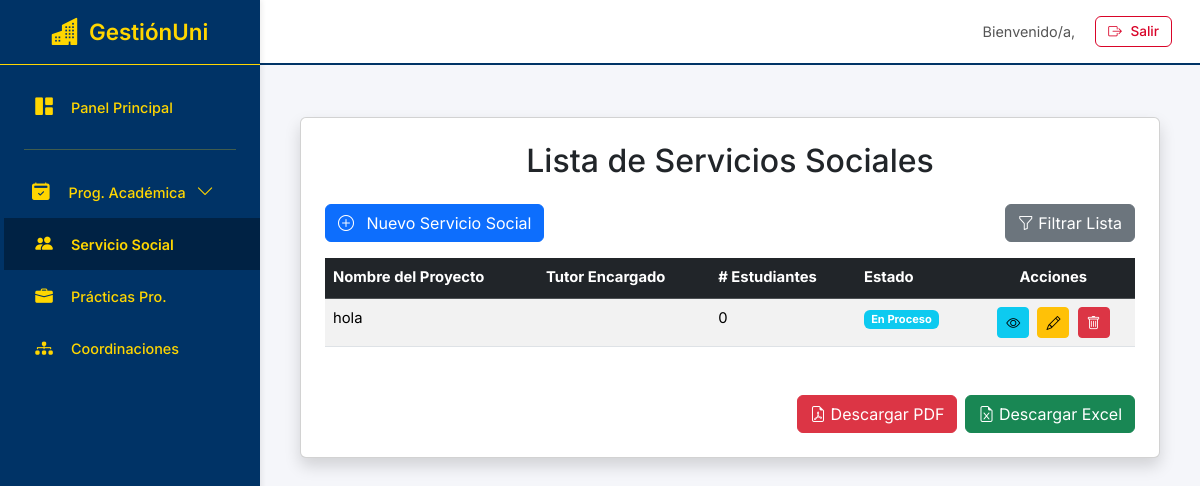
Before: /servicio_social/ with the older database file.
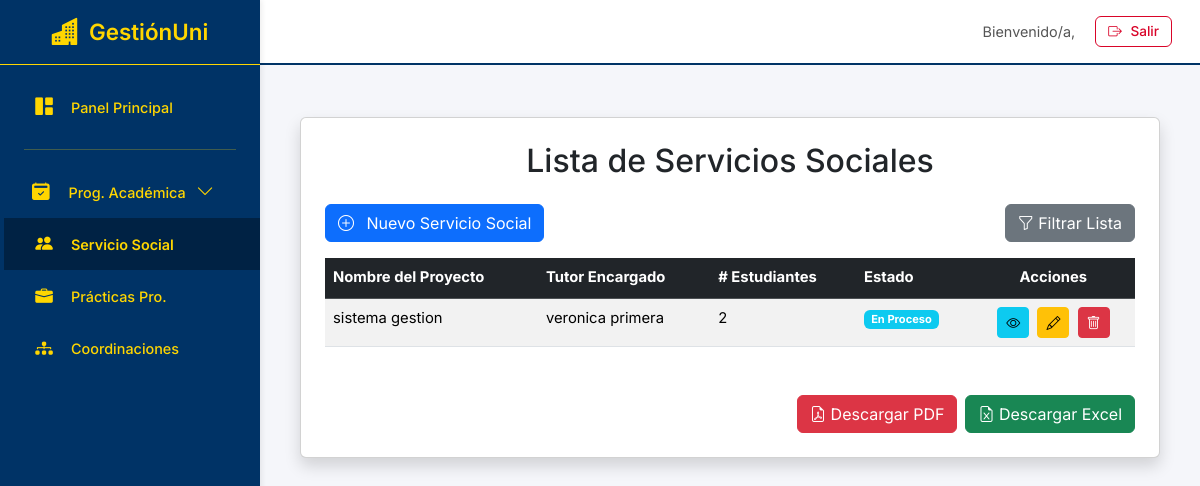
After: the same page with the newer database file.
### servicio_social/models.py (models this page shows, shortened)
class ServicioSocial(models.Model):
    ESTADO_CHOICES = [
        ('pendiente', 'Pendiente'),
        ('en_proceso', 'En Proceso'),
        ('finalizado', 'Finalizado'),
    ]
    TIPO_TUTOR_CHOICES = [
        ('administrativo', 'Administrativo'),
        ('docente', 'Docente'),
    ]
    AREA_ACCION_CHOICES = [
        ('ambiental', 'Ambiental'),
        ('socioproductivo', 'Socioproductivo'),
        ('tecnologico', 'Tecnológico'),
        ('social', 'Social'),
        ('educativo', 'Educativo'),
        ('socio_comunitario', 'Socio-Comunitario'),
        ('otros', 'Otros'), # Para el caso "ENTRE OTROS"
    ]
    tutor_nombres = models.CharField(max_length=100, verbose_name="Nombres del Tutor")
    tutor_apellidos = models.CharField(max_length=100, verbose_name="Apellidos del Tutor")
    tutor_cedula = models.CharField(max_length=15, verbose_name="Cédula de Identidad del Tutor")
    tutor_tipo = models.CharField(max_length=20, choices=TIPO_TUTOR_CHOICES, verbose_name="Tipo de Tutor")
    tutor_unidad_administrativa = models.CharField(
        max_length=100,
        blank=True,
        null=True,
        verbose_name="Unidad Administrativa (si es Administrativo)"
    )
    tutor_categoria_docente = models.CharField(
        max_length=100,
        blank=True,
        null=True,
        verbose_name="Categoría Docente (si es Docente)"
    )
    nombre_proyecto = models.CharField(max_length=255, verbose_name="Nombre del Proyecto")
    nombre_comunidad_institucion = models.CharField(
        max_length=255, verbose_name="Nombre de la Comunidad y/o Institución"
    )
    direccion_comunidad = models.TextField(verbose_name="Dirección de la Comunidad")
    tutor_comunitario_nombre = models.CharField(
        max_length=100, verbose_name="Nombre del Tutor Comunitario"
    )
    tutor_comunitario_cedula = models.CharField(
        max_length=15, verbose_name="Cédula de Identidad del Tutor Comunitario"
    )
    tutor_comunitario_telefono = models.CharField(
        max_length=20, blank=True, null=True, verbose_name="Teléfono del Tutor Comunitario"
    )
    cantidad_beneficiados = models.PositiveIntegerField(
        verbose_name="Cantidad de Beneficiados",
        help_text="Solo números."
    )
    vinculacion_planes_programas = models.TextField(
        verbose_name="Vinculación del Proyecto con Planes, Programas y/o Proyectos del Ejecutivo Nacional"
    )
    area_accion_proyecto = models.CharField(
        max_length=50,
        choices=AREA_ACCION_CHOICES,
        verbose_name="Área de Acción del Proyecto",
        help_text="Selecciona el área principal de acción del proyecto."
    )
    act_foros = models.BooleanField(default=False, verbose_name="Foros Realizados")
    act_charlas = models.BooleanField(default=False, verbose_name="Charlas Realizadas")
    act_jornadas = models.BooleanField(default=False, verbose_name="Jornadas Realizadas")
    act_talleres = models.BooleanField(default=False, verbose_name="Talleres Realizados")
    act_campanas = models.BooleanField(default=False, verbose_name="Campañas Realizadas")
    act_reunion_misiones = models.BooleanField(default=False, verbose_name="Reuniones con Misiones Realizadas")
    act_ferias = models.BooleanField(default=False, verbose_name="Ferias Realizadas")
    act_alianzas_estrategicas = models.BooleanField(default=False, verbose_name="Alianzas Estratégicas Realizadas")
    departamento = models.CharField(max_length=100, verbose_name="Departamento")
    fecha_inicio = models.DateField(verbose_name="Fecha de Inicio")
    fecha_fin = models.DateField(verbose_name="Fecha de Fin")
    horas_cumplidas = models.PositiveIntegerField(verbose_name="Horas Cumplidas")
    estado = models.CharField(max_length=50, choices=ESTADO_CHOICES, verbose_name="Estado del Proyecto")
    observaciones = models.TextField(blank=True, null=True, verbose_name="Observaciones Generales del Proyecto")
    class Meta:
        verbose_name = "Servicio Social"
        verbose_name_plural = "Servicios Sociales"

### servicio_social/views.py (the view, shortened to what this page needs)
# urls.py: path('', views.servicio_list, name='servicio_list'),
def servicio_list(request):
    servicios = ServicioSocial.objects.all().order_by('-fecha_inicio')
    filter_nombre_proyecto = request.GET.get('nombre_proyecto')
    filter_tutor_encargado = request.GET.get('tutor_encargado')
    filter_estado = request.GET.get('estado')
    filter_area_accion = request.GET.get('area_accion')
    filter_periodo_id = request.GET.get('periodo') # Nuevo filtro por ID de Periodo
    if filter_nombre_proyecto:
        servicios = servicios.filter(nombre_proyecto__icontains=filter_nombre_proyecto)
    if filter_tutor_encargado:
        servicios = servicios.filter(
            Q(tutor_nombres__icontains=filter_tutor_encargado) |
            Q(tutor_apellidos__icontains=filter_tutor_encargado)
        )
    if filter_estado:
        servicios = servicios.filter(estado=filter_estado)
    if filter_area_accion:
        servicios = servicios.filter(area_accion_proyecto=filter_area_accion)
    estado_choices = ServicioSocial.ESTADO_CHOICES
    area_accion_choices = ServicioSocial.AREA_ACCION_CHOICES
    periodos = Periodo.objects.all().order_by('fecha_inicio') # Obtener todos los períodos
    return render(request, 'servicio_list.html', {
        'servicios': servicios,
        'filter_nombre_proyecto': filter_nombre_proyecto,
        'filter_tutor_encargado': filter_tutor_encargado,
        'filter_estado': filter_estado,
        'filter_area_accion': filter_area_accion,
        'filter_periodo_id': filter_periodo_id, # Pasar el ID del período seleccionado
        'estado_choices': estado_choices,
        'area_accion_choices': area_accion_choices,
        'periodos': periodos, # Pasar los objetos Periodo
    })

### servicio_social/templates/servicio_list.html (shortened to what this page needs)
{% extends "interfaz.html" %}
{% load static %}
{% block content %}
<div class="container mt-4">
    <div class="card shadow p-4 mb-4">
        <h2 class="card-title text-center mb-4">Lista de Servicios Sociales</h2>
        <div class="d-flex justify-content-between align-items-center mb-3">
            <a href="{% url 'servicio_social:servicio_create' %}" class="btn btn-primary"><i class="bi bi-plus-circle me-2"></i> Nuevo Servicio Social</a>
            <button class="btn btn-secondary" type="button" data-bs-toggle="collapse" data-bs-target="#filterCollapse" aria-expanded="false" aria-controls="filterCollapse">
                <i class="bi bi-funnel"></i> Filtrar Lista
            </button>
        </div>
        <div class="table-responsive mb-3">
            <table class="table table-hover table-striped">
                <thead class="table-dark">
                    <tr>
                        <th>Nombre del Proyecto</th>
                        <th>Tutor Encargado</th>
                        <th># Estudiantes</th>
                        <th>Estado</th>
                        <th class="text-center">Acciones</th>
                    </tr>
                </thead>
                <tbody>
                    {% for servicio in servicios %}
                    <tr>
                        <td>{{ servicio.nombre_proyecto }}</td>
                        <td>{{ servicio.tutor_nombres }} {{ servicio.tutor_apellidos }}</td>
                        <td>{{ servicio.estudiantes_participantes.count }}</td>
                        <td><span class="badge bg-{% if servicio.estado == 'finalizado' %}success{% elif servicio.estado == 'en_proceso' %}info{% else %}warning{% endif %}">{{ servicio.get_estado_display }}</span></td>
                        <td class="text-center">
                            <a href="{% url 'servicio_social:servicio_detail' servicio.pk %}" class="btn btn-info btn-sm" title="Ver Detalles"><i class="bi bi-eye"></i></a>
                            <a href="{% url 'servicio_social:servicio_update' servicio.pk %}" class="btn btn-warning btn-sm ms-1" title="Editar Proyecto"><i class="bi bi-pencil"></i></a>
                            <form action="{% url 'servicio_social:servicio_delete' servicio.pk %}" method="post" class="d-inline ms-1" onsubmit="return confirm('¿Está seguro de que desea eliminar el proyecto \'{{ servicio.nombre_proyecto }}\'?');">
                                <button type="submit" class="btn btn-danger btn-sm" title="Eliminar Proyecto"><i class="bi bi-trash"></i></button>
                            </form>
                        </td>
                    </tr>
                    {% empty %}
                    <tr>
                        <td colspan="5" class="text-center">No hay servicios sociales registrados que coincidan con los filtros.</td>
                    </tr>
                    {% endfor %}
                </tbody>
            </table>
        </div>
        <div class="d-flex justify-content-end mt-3">
            <a id="downloadPdfBtn" href="#" class="btn btn-danger me-2"><i class="bi bi-file-earmark-pdf"></i> Descargar PDF</a>
            <a id="downloadExcelBtn" href="#" class="btn btn-success"><i class="bi bi-file-earmark-excel"></i> Descargar Excel</a>
        </div>
    </div>
</div>
<link rel="stylesheet" href="https://cdn.jsdelivr.net/npm/bootstrap-icons@1.11.3/font/bootstrap-icons.min.css">
{% endblock %}

Changed rows visible on the page:
removed ServicioSocial: nombre_proyecto "hola", estudiantes_participantes.count "0", estado "En Proceso"
added ServicioSocial: nombre_proyecto "sistema gestion", tutor_nombres "veronica", tutor_apellidos "primera", estudiantes_participantes.count "2", estado "En Proceso"
